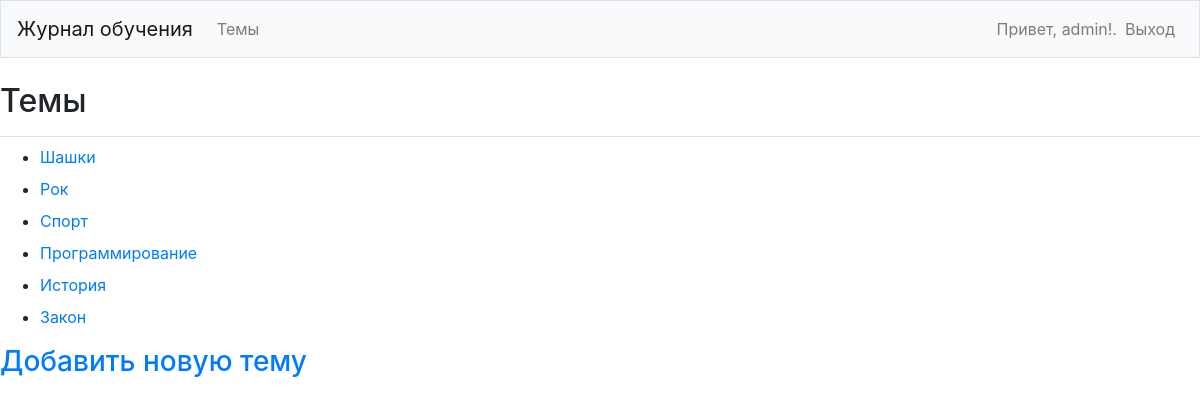
The page /topics/ (signed in) on the database its author committed.
### learning_logs/models.py (models this page shows)
class Topic(models.Model):
    objects = None
    text = models.CharField(max_length=200)
    date_added = models.DateTimeField(auto_now_add=True)
    owner = models.ForeignKey(User, on_delete=models.CASCADE)
    def __str__(self):
        return self.text

### learning_logs/views.py (the view)
# urls.py: path('topics/', topics, name='Topics'),
@login_required
def topics(request):
    topics = Topic.objects.filter(owner=request.user).order_by('date_added')
    context = {'topics': topics}
    return render(request, 'learning_logs/topics.html', context)

### learning_logs/templates/learning_logs/topics.html
{% extends "learning_logs/base.html" %}
{% block page_header %}
 <h2>Темы</h2>
 {% endblock page_header %}
{% block contents %}
<ul>
    {% for topic in topics %}
      <li><h3></h3>
          <a href="{% url 'Topic' topic.id %}">{{ topic }} </a>
      </h3></li>
    {% empty %}
      <li><h3>Еще не добавлено ни одной темы.</h3></li>
    {% endfor %}
</ul>
<h3><a href="{% url 'New_topic' %}">Добавить новую тему</a></h3>
{% endblock contents %}

### learning_logs/templates/learning_logs/base.html (shortened to what this page needs)
{% load bootstrap4 %}
<!DOCTYPE html>
<html lang="en">
<head>
    {% bootstrap_css %}
</head>
<body>
<nav class="navbar navbar-expand-md navbar-light bg-light mb-4 border">
    <a class="navbar-brand" href="{% url 'Home' %}">Журнал обучения</a>
    <div class="collapse navbar-collapse" id="navbarCollapse">
        <ul class="navbar-nav mr-auto">
            <li class="nav-item">
                <a class="nav-link" href="{% url 'Topics' %}">
 Темы</a></li>
 </ul>
<ul class="navbar-nav ml-auto">
    {% if user.is_authenticated %}
    <li class="nav-item">
        <span class="navbar-text"}">Привет, {{ user.username }}!.</span>
 </li>
    <li class="nav-item">
 <a class="nav-link" href="{% url 'users:logout' %}">Выход</a>
 </li>
 {% else %}
 <li class="nav-item">
 <a class="nav-link" href="{% url 'users:register' %}">Регистрация</a>
 </li>
 <li class="nav-item">
 <a class="nav-link" href="{% url 'users:login' %}">Вход</a></li>
 {% endif %}
    </ul>
        </div>
     </nav>
<main role="main" >
    <div class="pb-2 mb-2 border-bottom">
 {% block page_header %} {% endblock page_header %}
 </div>
 </main>
{% block contents %}
{% endblock contents %}
</body>
</html>

### rows shown on the page
Topic: text "Шашки"
Topic: text "Рок"
Topic: text "Спорт"
Topic: text "Программирование"
Topic: text "История"
Topic: text "Закон"

### other values the page prints
{{ user.username }} "admin"
